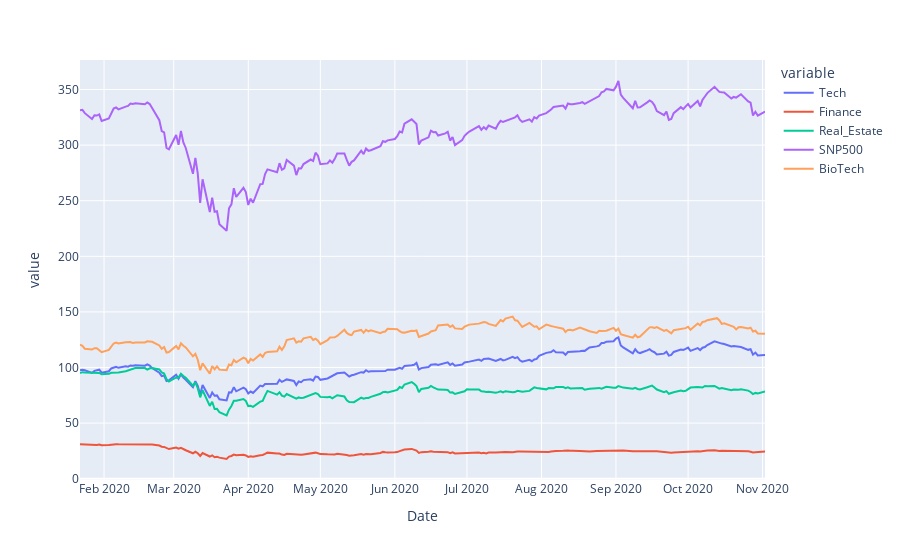

Notebook cell for this chart:
### Code cell
test_2 = px.line(during_covid_concat)
test_2

### Figure 1 — Plotly figure (JSON) as saved in the notebook; plotly's stock layout.template omitted (floating-point values rounded to 4 significant figures; data arrays with more than 128 entries replaced by an {"elided": "..."} marker saying what was removed)
{"data": [{"hovertemplate": "variable=Tech<br>Date=%{x}<br>value=%{y}<extra></extra>", "legendgroup": "Tech", "line": {"color": "#636efa", "dash": "solid"}, "mode": "lines", "name": "Tech", "orientation": "v", "showlegend": true, "type": "scatter", "x": {"elided": "199 str values"}, "xaxis": "x", "y": {"elided": "199 float values"}, "yaxis": "y"}, {"hovertemplate": "variable=Finance<br>Date=%{x}<br>value=%{y}<extra></extra>", "legendgroup": "Finance", "line": {"color": "#EF553B", "dash": "solid"}, "mode": "lines", "name": "Finance", "orientation": "v", "showlegend": true, "type": "scatter", "x": {"elided": "199 str values"}, "xaxis": "x", "y": {"elided": "199 float values"}, "yaxis": "y"}, {"hovertemplate": "variable=Real_Estate<br>Date=%{x}<br>value=%{y}<extra></extra>", "legendgroup": "Real_Estate", "line": {"color": "#00cc96", "dash": "solid"}, "mode": "lines", "name": "Real_Estate", "orientation": "v", "showlegend": true, "type": "scatter", "x": {"elided": "199 str values"}, "xaxis": "x", "y": {"elided": "199 float values"}, "yaxis": "y"}, {"hovertemplate": "variable=SNP500<br>Date=%{x}<br>value=%{y}<extra></extra>", "legendgroup": "SNP500", "line": {"color": "#ab63fa", "dash": "solid"}, "mode": "lines", "name": "SNP500", "orientation": "v", "showlegend": true, "type": "scatter", "x": {"elided": "199 str values"}, "xaxis": "x", "y": {"elided": "199 float values"}, "yaxis": "y"}, {"hovertemplate": "variable=BioTech<br>Date=%{x}<br>value=%{y}<extra></extra>", "legendgroup": "BioTech", "line": {"color": "#FFA15A", "dash": "solid"}, "mode": "lines", "name": "BioTech", "orientation": "v", "showlegend": true, "type": "scatter", "x": {"elided": "199 str values"}, "xaxis": "x", "y": {"elided": "199 float values"}, "yaxis": "y"}], "layout": {"autosize": true, "legend": {"title": {"text": "variable"}, "tracegroupgap": 0}, "margin": {"t": 60}, "xaxis": {"anchor": "y", "autorange": true, "domain": [0, 1], "range": ["2020-01-22", "2020-11-02"], "title": {"text": "Date"}, "type": "date"}, "yaxis": {"anchor": "x", "autorange": true, "domain": [0, 1], "range": [-1.231, 376.6], "title": {"text": "value"}, "type": "linear"}}}
